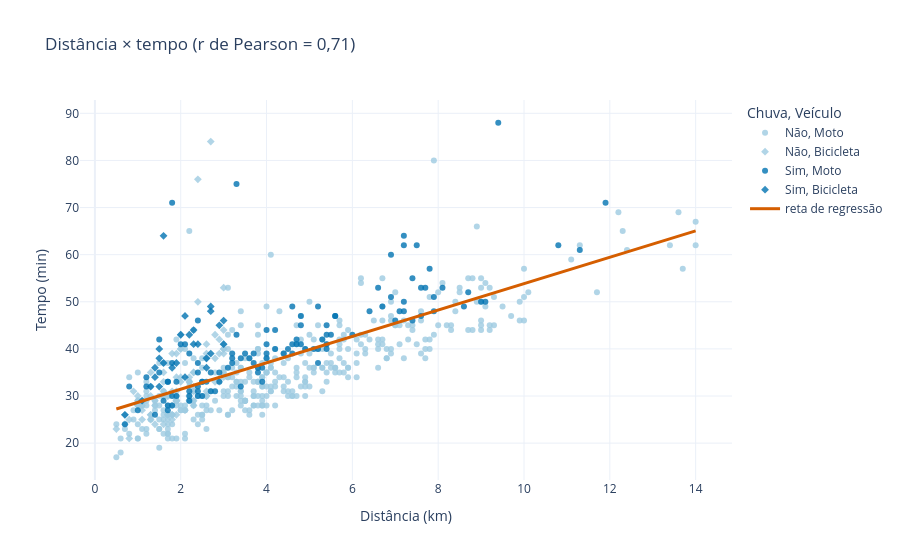

The code cell stored with this chart in its notebook:
### Markdown cell above
##### 4.2 Dispersão com *hover* detalhado e reta de regressão

### Code cell
xs = np.linspace(x.min(), x.max(), 50)
fig = px.scatter(df, x="distancia_km", y="tempo_entrega_min", color="chuva", symbol="veiculo",
                 hover_data=["pedido_id", "bairro", "turno", "valor_pedido", "avaliacao"],
                 color_discrete_map={"Não": "#9ecae1", "Sim": "#0173b2"}, opacity=0.8,
                 labels={"distancia_km": "Distância (km)", "tempo_entrega_min": "Tempo (min)",
                         "chuva": "Chuva", "veiculo": "Veículo"},
                 title=f"Distância × tempo (r de Pearson = {br(r_p, 2)})")
fig.add_trace(go.Scatter(x=xs, y=reg.intercept + reg.slope * xs, mode="lines",
                         line=dict(color="#d55e00", width=3), name="reta de regressão"))
fig.update_layout(template="plotly_white")
fig.write_html(HTML / "dispersao_interativa.html", include_plotlyjs="cdn")
fig.show()

### Figure 1 — Plotly figure (JSON) as saved in the notebook; plotly's stock layout.template omitted (floating-point values rounded to 4 significant figures; data arrays with more than 128 entries replaced by an {"elided": "..."} marker saying what was removed)
{"data": [{"customdata": {"elided": "374x5 mixed values"}, "hovertemplate": "Chuva=Não<br>Veículo=Moto<br>Distância (km)=%{x}<br>Tempo (min)=%{y}<br>pedido_id=%{customdata[0]}<br>bairro=%{customdata[1]}<br>turno=%{customdata[2]}<br>valor_pedido=%{customdata[3]}<br>avaliacao=%{customdata[4]}<extra></extra>", "legendgroup": "Não, Moto", "marker": {"color": "#9ecae1", "opacity": 0.8, "symbol": "circle"}, "mode": "markers", "name": "Não, Moto", "orientation": "v", "showlegend": true, "type": "scatter", "x": {"elided": "374 float values"}, "xaxis": "x", "y": {"elided": "374 int values"}, "yaxis": "y"}, {"customdata": {"elided": "84x5 mixed values"}, "hovertemplate": "Chuva=Não<br>Veículo=Bicicleta<br>Distância (km)=%{x}<br>Tempo (min)=%{y}<br>pedido_id=%{customdata[0]}<br>bairro=%{customdata[1]}<br>turno=%{customdata[2]}<br>valor_pedido=%{customdata[3]}<br>avaliacao=%{customdata[4]}<extra></extra>", "legendgroup": "Não, Bicicleta", "marker": {"color": "#9ecae1", "opacity": 0.8, "symbol": "diamond"}, "mode": "markers", "name": "Não, Bicicleta", "orientation": "v", "showlegend": true, "type": "scatter", "x": [2.8, 1.9, 2.9, 2.0, 2.4, 2.0, 2.9, 2.2, 1.9, 0.7, 1.0, 3.0, 2.6, 1.9, 1.8, 2.6, 1.6, 1.6, 1.0, 2.6, 2.6, 2.0, 2.6, 3.0, 3.0, 1.7, 1.9, 1.4, 2.8, 1.4, 1.4, 2.3, 2.8, 2.6, 3.0, 1.1, 1.7, 2.2, 2.0, 2.2, 2.6, 2.3, 1.6, 2.1, 2.7, 1.8, 3.0, 1.7, 1.8, 1.6, 2.2, 1.8, 0.5, 1.3, 2.0, 1.1, 2.9, 1.9, 1.9, 1.1, 1.3, 1.3, 1.3, 2.6, 2.4, 2.3, 0.8, 1.6, 2.3, 1.9, 1.8, 1.3, 1.0, 0.8, 3.0, 1.0, 3.0, 1.6, 1.7, 2.3, 0.7, 0.9, 1.8, 2.3], "xaxis": "x", "y": [33, 31, 33, 34, 50, 40, 39, 33, 30, 24, 28, 40, 30, 39, 26, 38, 31, 24, 28, 38, 38, 40, 31, 41, 53, 30, 29, 28, 43, 29, 24, 28, 38, 41, 44, 28, 26, 34, 43, 30, 39, 32, 30, 27, 84, 28, 40, 26, 25, 33, 29, 39, 23, 35, 33, 27, 42, 29, 26, 25, 26, 30, 26, 30, 76, 31, 25, 30, 35, 34, 26, 25, 29, 21, 34, 30, 39, 35, 30, 35, 26, 31, 31, 29], "yaxis": "y"}, {"customdata": {"elided": "115x5 mixed values"}, "hovertemplate": "Chuva=Sim<br>Veículo=Moto<br>Distância (km)=%{x}<br>Tempo (min)=%{y}<br>pedido_id=%{customdata[0]}<br>bairro=%{customdata[1]}<br>turno=%{customdata[2]}<br>valor_pedido=%{customdata[3]}<br>avaliacao=%{customdata[4]}<extra></extra>", "legendgroup": "Sim, Moto", "marker": {"color": "#0173b2", "opacity": 0.8, "symbol": "circle"}, "mode": "markers", "name": "Sim, Moto", "orientation": "v", "showlegend": true, "type": "scatter", "x": [1.5, 2.6, 7.8, 2.9, 1.8, 2.4, 0.7, 4.8, 1.6, 1.4, 5.4, 4.4, 4.8, 2.5, 4.0, 5.6, 8.6, 1.9, 7.4, 2.4, 5.3, 1.7, 1.2, 2.2, 4.5, 2.7, 6.9, 7.2, 5.2, 3.2, 3.7, 7.4, 4.0, 2.0, 2.8, 7.2, 3.1, 1.8, 4.6, 5.5, 2.7, 5.1, 4.2, 3.4, 7.0, 3.9, 2.4, 3.5, 4.7, 3.8, 3.7, 7.2, 5.4, 1.7, 7.1, 6.6, 2.5, 9.1, 2.5, 1.8, 7.2, 10.8, 5.2, 1.7, 2.2, 4.6, 7.6, 1.7, 2.2, 7.5, 2.4, 9.0, 1.2, 11.9, 1.8, 3.4, 0.8, 3.6, 3.9, 2.9, 8.7, 4.7, 5.4, 8.1, 6.0, 11.3, 2.4, 2.1, 4.0, 6.9, 3.2, 9.4, 3.8, 1.9, 1.0, 7.6, 4.8, 2.2, 5.4, 2.4, 4.0, 7.9, 4.9, 3.3, 4.6, 4.2, 7.7, 1.5, 7.9, 5.2, 6.7, 3.2, 3.3, 6.4, 5.6], "xaxis": "x", "y": [35, 33, 57, 35, 30, 35, 24, 45, 29, 26, 45, 39, 47, 33, 38, 47, 49, 30, 55, 46, 42, 33, 32, 29, 40, 35, 51, 48, 40, 38, 39, 46, 44, 41, 31, 50, 36, 37, 39, 43, 31, 40, 40, 32, 46, 33, 30, 39, 41, 35, 37, 62, 40, 27, 48, 53, 33, 50, 30, 28, 64, 62, 37, 28, 30, 41, 53, 33, 39, 62, 37, 50, 34, 71, 71, 38, 32, 38, 36, 33, 52, 42, 43, 53, 43, 61, 32, 41, 39, 60, 37, 88, 36, 33, 27, 47, 41, 31, 41, 31, 41, 48, 40, 43, 49, 44, 53, 42, 51, 49, 49, 39, 75, 48, 47], "yaxis": "y"}, {"customdata": {"elided": "27x5 mixed values"}, "hovertemplate": "Chuva=Sim<br>Veículo=Bicicleta<br>Distância (km)=%{x}<br>Tempo (min)=%{y}<br>pedido_id=%{customdata[0]}<br>bairro=%{customdata[1]}<br>turno=%{customdata[2]}<br>valor_pedido=%{customdata[3]}<br>avaliacao=%{customdata[4]}<extra></extra>", "legendgroup": "Sim, Bicicleta", "marker": {"color": "#0173b2", "opacity": 0.8, "symbol": "diamond"}, "mode": "markers", "name": "Sim, Bicicleta", "orientation": "v", "showlegend": true, "type": "scatter", "x": [2.2, 2.4, 1.5, 2.3, 2.6, 2.7, 1.5, 1.3, 3.0, 3.0, 1.5, 1.4, 1.4, 2.1, 2.0, 2.6, 1.1, 2.3, 0.7, 1.6, 1.6, 1.8, 2.1, 2.7, 1.9, 2.9, 2.7], "xaxis": "x", "y": [43, 41, 32, 41, 36, 49, 40, 32, 41, 46, 38, 36, 34, 34, 43, 38, 29, 44, 26, 37, 64, 36, 47, 39, 37, 45, 48], "yaxis": "y"}, {"line": {"color": "#d55e00", "width": 3}, "mode": "lines", "name": "reta de regressão", "type": "scatter", "x": [0.5, 0.7755, 1.051, 1.327, 1.602, 1.878, 2.153, 2.429, 2.704, 2.98, 3.255, 3.531, 3.806, 4.082, 4.357, 4.633, 4.908, 5.184, 5.459, 5.735, 6.01, 6.286, 6.561, 6.837, 7.112, 7.388, 7.663, 7.939, 8.214, 8.49, 8.765, 9.041, 9.316, 9.592, 9.867, 10.14, 10.42, 10.69, 10.97, 11.24, 11.52, 11.8, 12.07, 12.35, 12.62, 12.9, 13.17, 13.45, 13.72, 14.0], "y": [27.24, 28.01, 28.78, 29.55, 30.32, 31.1, 31.87, 32.64, 33.41, 34.18, 34.96, 35.73, 36.5, 37.27, 38.04, 38.81, 39.59, 40.36, 41.13, 41.9, 42.67, 43.45, 44.22, 44.99, 45.76, 46.53, 47.3, 48.08, 48.85, 49.62, 50.39, 51.16, 51.93, 52.71, 53.48, 54.25, 55.02, 55.79, 56.57, 57.34, 58.11, 58.88, 59.65, 60.42, 61.2, 61.97, 62.74, 63.51, 64.28, 65.06]}], "layout": {"legend": {"title": {"text": "Chuva, Veículo"}, "tracegroupgap": 0}, "title": {"text": "Distância × tempo (r de Pearson = 0,71)"}, "xaxis": {"anchor": "y", "domain": [0.0, 1.0], "title": {"text": "Distância (km)"}}, "yaxis": {"anchor": "x", "domain": [0.0, 1.0], "title": {"text": "Tempo (min)"}}}}
